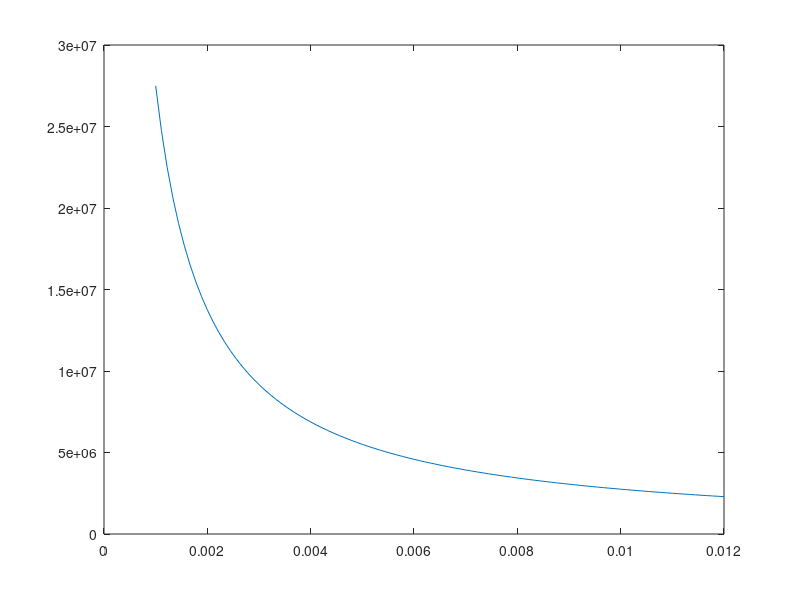

The MATLAB source for this figure: (Note: this script raises an error after producing the figure.)
clear; clc; close all;

Sy = 2.76e+8; % N/m^2, Aluminum 6061-T6
T_m = 2.22; % Nm, from the gearbox output
FOS = 2;
S_allow = Sy/FOS;

F_spring = 110; % N

% geometry - starting guesses
l = 130/1000; % m
t = 4/1000; % m
w_array = linspace(1/1000, 12/1000, 100);



S_tension = F_spring  ./ (w_array .* t);

figure(1)
plot(w_array, S_tension);
hold on;
yline(S_allow);
legend("Tensile stress", "Yield strength, FOS = 2");
xlabel("Width (mm)");
ylabel("Tensile stress (Pa)");

